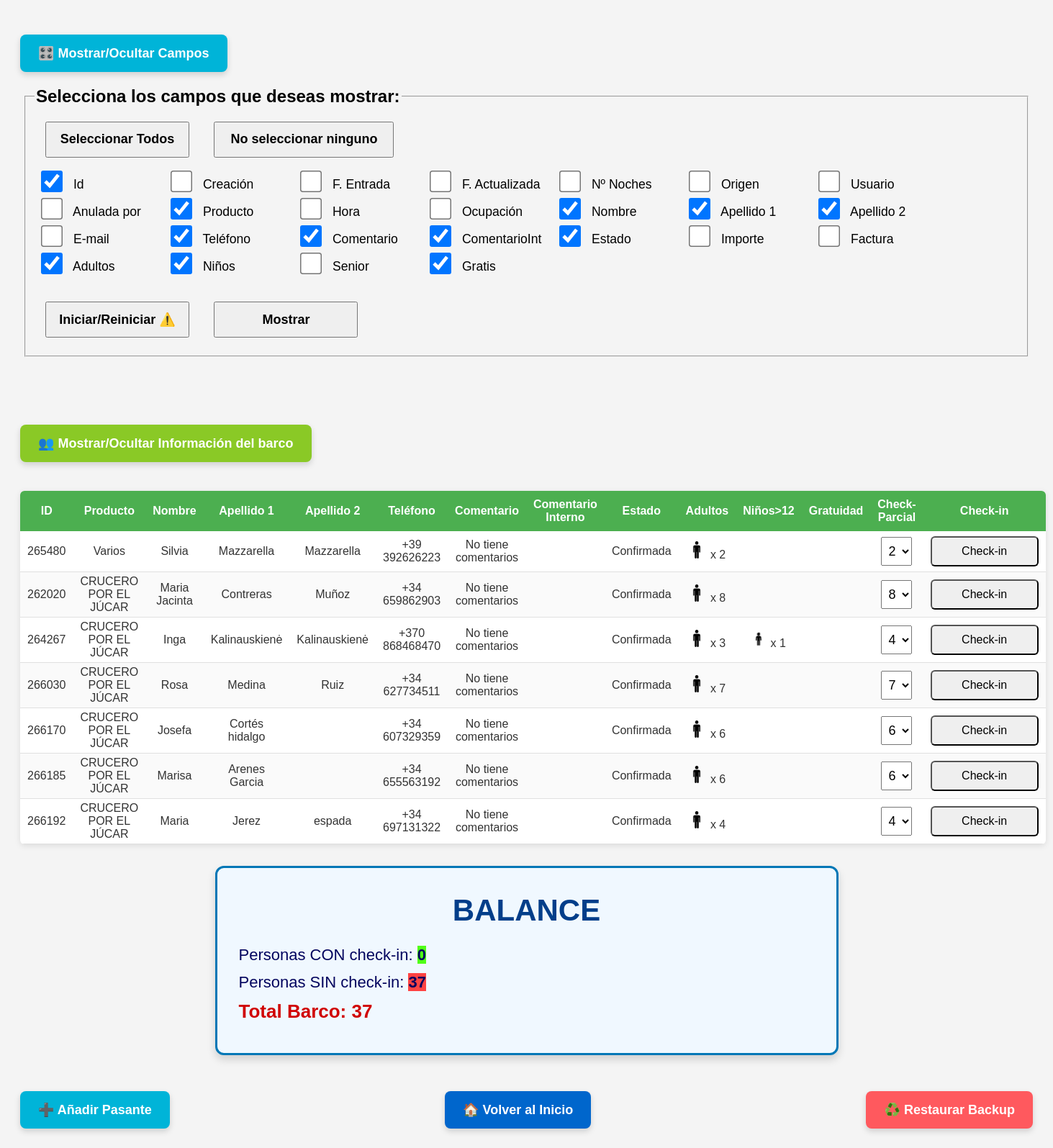
Screenshot of /embarques.php?lista=1&accion=restaurar with the database file from the repository.
### tables this page shows
CREATE TABLE `pasajeros` (
  `id` int DEFAULT NULL,
  `creacion` datetime DEFAULT NULL,
  `f_entrada` date DEFAULT NULL,
  `fsalida` date DEFAULT NULL,
  `f_actualizada` datetime DEFAULT NULL,
  `n_noches` varchar(10) DEFAULT NULL,
  `origen` varchar(50) DEFAULT NULL,
  `usuario` varchar(100) DEFAULT NULL,
  `anulada_por` varchar(100) DEFAULT NULL,
  `producto` varchar(150) DEFAULT NULL,
  `hora` varchar(20) DEFAULT NULL,
  `ocupacion` varchar(50) DEFAULT NULL,
  `nombre` varchar(100) DEFAULT NULL,
  `apellido_1` varchar(100) DEFAULT NULL,
  `apellido_2` varchar(100) DEFAULT NULL,
  `e_mail` varchar(150) DEFAULT NULL,
  `telefono` varchar(30) DEFAULT NULL,
  `comentario` text,
  `comentario_interno` text,
  `estado` varchar(50) DEFAULT NULL,
  `importe` varchar(500) DEFAULT NULL,
  `factura` varchar(50) DEFAULT NULL,
  `adultos` int DEFAULT NULL,
  `ninos` int DEFAULT NULL,
  `senior` int DEFAULT NULL,
  `gratis` int DEFAULT NULL,
  `checked` int NOT NULL DEFAULT '0',
  `subidos` int NOT NULL
);

### clases/Conexion.php (called while the page is built, shortened)
<?php
class Conexion
{
    private $conn;
    private $configFile = "conf.json";
    public function connect()
    {
        $configData = file_get_contents($this->configFile);
        $config = json_decode($configData, true);
        $this->host = $config['host'];
        $this->userName = $config['userName'];
        $this->password = $config['password'];
        $this->db = $config['db'];
        $dsn = "mysql:host={$this->host};dbname={$this->db};charset=utf8mb4";
        try {
            $this->conn = new PDO($dsn, $this->userName, $this->password);
            $this->conn->setAttribute(PDO::ATTR_ERRMODE, PDO::ERRMODE_EXCEPTION);
        } catch (PDOException $e) {
            die("Connection failed: " . $e->getMessage());
        }
    }
    public function getConn()
    {
        return $this->conn;
    }
}

### clases/Model.php (the view, shortened to what this page needs)
<?php
class Model extends Conexion
{
        public function getAllPasajeros()
        {
            $query = 'SELECT * FROM pasajeros order by producto desc, estado asc';
            $stmt = $this->getConn()->query($query);
            return $stmt->fetchAll(PDO::FETCH_ASSOC);
        }
        public function showAllPasajeros()
        {
            $result = $this->getAllPasajeros();
            $camposDisponibles = [
                'id' => 'ID',
                'creacion' => 'Creación',
                'f_entrada' => 'F. Entrada',
                'f_actualizada' => 'F. Actualizada',
                'n_noches' => 'Nº Noches',
                'origen' => 'Origen',
                'usuario' => 'Usuario',
                'anulada_por' => 'Anulada por',
                'producto' => 'Producto',
                'hora' => 'Hora',
                'ocupacion' => 'Ocupación',
                'nombre' => 'Nombre',
                'apellido_1' => 'Apellido 1',
                'apellido_2' => 'Apellido 2',
                'e_mail' => 'E-mail',
                'telefono' => 'Teléfono',
                'comentario' => 'Comentario',
                'comentario_interno' => 'Comentario Interno',
                'estado' => 'Estado',
                'importe' => 'Importe',
                'factura' => 'Factura',
                'adultos' => 'Adultos',
                'ninos' => ' Niños>12',
                'gratis' => 'Gratuidad'
            ];
            if (isset($_POST['accion']) && $_POST['accion'] == 'reiniciar') {
                $camposMostrar = [
                    'id', 'producto', 'nombre', 'apellido_1',
                    'apellido_2', 'telefono', 'comentario', 'comentario_interno', 'estado',
                    'adultos', 'ninos', 'gratis'
                ];
            }else{
            $camposMostrar = $_SESSION['campos'] ?? [
                'id', 'producto', 'nombre', 'apellido_1',
                'apellido_2', 'telefono', 'comentario', 'comentario_interno', 'estado',
                'adultos', 'ninos', 'gratis'
            ];}
            echo '<table class="greenTable">';
            echo '<thead><tr>';
                foreach ($camposMostrar as $campo) {
                    if (isset($camposDisponibles[$campo])) {
                        echo '<th>' . htmlspecialchars($camposDisponibles[$campo]) . '</th>';
                    }
                }
                echo '<th> Check-Parcial </th>';
                echo '<th> Check-in </th>';
                echo '</tr></thead>';
                echo '<tbody>';
                foreach ($result as $row) {
                    if ($row['checked'] == 0){
                        echo '<tr>';}
                    elseif($row['checked'] == 1){
                        echo '<tr style="background-color:rgb(46, 185, 0);">';
                    }elseif($row['checked'] == 2){
                        echo '<tr style="background-color:rgb(229, 255, 0);">';}
                        foreach ($camposMostrar as $campo) {
                            if (in_array($campo, ['adultos', 'ninos'])) {
                                $cantidad = (int)($row[$campo] ?? 0);
                                if ($cantidad == 0) {
                                echo "<td></td>";
                                }else{
                                $imgSrc = "IMG/{$campo}.png";
                                $htmlImg = '';
                                $htmlImg .= "<img src='$imgSrc' alt='$campo' style='height: 24px; margin-right: 2px;'>";
                                echo "<td>$htmlImg x $cantidad</td>";
                            }} elseif (in_array($campo, ['gratis'])) {
                                $cantidad = (int)($row[$campo] ?? 0);
                                if ($cantidad == 0) {
                                    echo "<td></td>";
                                    }else{
                                $imgSrc = "IMG/grat.png";
                                $htmlImg = '';
                                $htmlImg .= "<img src='$imgSrc' alt='$campo' style='height: 24px; margin-right: 2px;'>";
                                echo "<td>$htmlImg x $cantidad</td>";
                            }} elseif (in_array($campo, ['senior'])) {} else {
                                echo '<td>' . htmlspecialchars($row[$campo] ?? '') . '</td>';
                            }
                        }
                            echo '<td style="text-align: center;">';
                            echo '<form method="POST" action="#tabla">';
                            echo '<select name="cantidad" id="personasSelect">';
                            $personas = $row['adultos'] + $row['ninos'] + $row['gratis'];
                            if($row['checked'] == 0 || $row['checked'] == 1){
                                for ($i = 0; $i <= $personas - 1; $i++) {
                                    echo "<option value=\"$i\">$i</option>";
                                }
                                echo "<option selected value=\"$i\">$i</option>";
                                echo '</select>';}
                            echo '<td style="text-align: center;">';
                            echo '<input type="submit" class="bononcheck" name="checkin" value="Check-in">';
                            echo '</form>';
                            echo '</tr>';
                    }
                    echo '</tbody>';
                    echo '</table>';
        }
        public function contarPersonas()
        {
            $query = 'SELECT SUM(adultos) AS total_adultos, SUM(ninos) AS total_ninos, SUM(gratis) AS total_gratis FROM pasajeros';
            $stmt = $this->getConn()->query($query);
            return $stmt->fetch(PDO::FETCH_ASSOC);
        }
        public function contarPersonasCheckeadas()
        {
            $query = 'SELECT SUM(adultos) AS total_adultos, SUM(ninos) AS total_ninos, SUM(gratis) AS total_gratis FROM pasajeros WHERE checked = 1';
            $stmt = $this->getConn()->query($query);
            return $stmt->fetch(PDO::FETCH_ASSOC);
        }
        public function showContarPersonas()
        {
            $resultDatos = $this->getAllPasajeros();
        }
        public function showBalance()
        {
            $result = $this->contarPersonas();
            $resultCheckeados = $this->contarPersonasCheckeadas();
            $total = $result['total_adultos'] + $result['total_ninos'] + $result['total_gratis'];
            $totalCheckeados = $resultCheckeados['total_adultos'] + $resultCheckeados['total_ninos'] + $resultCheckeados['total_gratis'];
            $sinCheck = $total - $totalCheckeados;
            $totalSubidosaMedias = 0;
            $totalCheckeados = $totalCheckeados + $totalSubidosaMedias;
            echo '<div class="contarPersonas">';
            echo '<h2>BALANCE</h2>';
            echo '<p>Personas CON check-in: <span style="background-color: #50ff18; font-weight: bold;">' . $totalCheckeados . '</span></p>';
            echo '<p>Personas SIN check-in: <span style="background-color:rgb(255, 67, 67); font-weight: bold;">' . $sinCheck . '</span></p>';
            echo '<p><b>Total Barco: ' . $total . '</b></p>';
            echo '</div>';
        }
}

### embarques.php (shortened to what this page needs)
<html>
<head>
</head>
<body>
<button onclick="toggleCampos()" type="button" class="boton-anadir-pasante">🎛️ Mostrar/Ocultar Campos</button>
<div id="camposContainer" style="margin-top: 20px;">
    <form method="POST" style="margin-bottom: 20px;">
        <fieldset>
            <legend style="font-weight: bold; font-size:x-large">Selecciona los campos que deseas mostrar:</legend>
            <button type="button" onclick="seleccionarTodos()" class=botonform><b>Seleccionar Todos</b></button>
            <button type="button" onclick="deseleccionarTodos()" class="botonform" style="width:250px;"><b>No seleccionar ninguno</b></button>
            <div class="checkbox-group">
                <?php
                $campos = [
                    'Id' => 'id',
                    'Creación' => 'creacion',
                    'F. Entrada' => 'f_entrada',
                    'F. Actualizada' => 'f_actualizada',
                    'Nº Noches' => 'n_noches',
                    'Origen' => 'origen',
                    'Usuario' => 'usuario',
                    'Anulada por' => 'anulada_por',
                    'Producto' => 'producto',
                    'Hora' => 'hora',
                    'Ocupación' => 'ocupacion',
                    'Nombre' => 'nombre',
                    'Apellido 1' => 'apellido_1',
                    'Apellido 2' => 'apellido_2',
                    'E-mail' => 'e_mail',
                    'Teléfono' => 'telefono',
                    'Comentario' => 'comentario',
                    'ComentarioInt' => 'comentario_interno',
                    'Estado' => 'estado',
                    'Importe' => 'importe',
                    'Factura' => 'factura',
                    'Adultos' => 'adultos',
                    'Niños' => 'ninos',
                    'Senior' => 'senior',
                    'Gratis' => 'gratis'
                ];
                $porDefecto = [
                    'id', 'producto', 'nombre', 'apellido_1',
                    'apellido_2', 'telefono', 'comentario', 'comentario_interno',
                    'estado', 'adultos', 'ninos', 'gratis'
                ];
                if (!isset($_POST['accion'])) {
                    if (isset($_SESSION['campos'])) {
                        $camposSeleccionados = $_SESSION['campos'];
                    } else {
                        $camposSeleccionados = $porDefecto;
                    }
                }
                foreach ($campos as $etiqueta => $campoBD) {
                    $checked = in_array($campoBD, $camposSeleccionados) ? 'checked' : '';
                    echo "<label style='display: inline-block; min-width: 160px; font-size: 1.1em; margin: 5px, 5px;'>
                            <input type='checkbox' name='campos[]' value='$campoBD' $checked> $etiqueta
                        </label>";
                }
                ?>
            </div>
            <br>
            <button type="submit" name="accion" value="reiniciar" class="botonform"><b>Iniciar/Reiniciar ⚠️</b></button>
            <button type="submit" name="accion" value="nuevosCampos" class="botonform"><b>Mostrar</b></button>
        </fieldset>
    </form>
</div>
<div class="container-fluid">
    <?php
    $Manager = new Model();
    echo "<br><br><br>";
    if ($_SERVER['REQUEST_METHOD'] === 'GET' && isset($_GET['accion']) && $_GET['accion'] === 'restaurar') {
        try {
            $Manager->restoreBackup();
            echo '<button onclick="toggleContarPersonas()" type="button" class="boton-anadir-pasante" style="background-color:#8ac926;">👥 Mostrar/Ocultar Información del barco</button>';
            $Manager->showContarPersonas();
            $Manager->showAllPasajeros();
            $Manager->showBalance();
        } catch (Exception $e) {
            echo "<script>alert('Error al restaurar el backup: " . $e->getMessage() . "');</script>";
        }
    }
    $lista = isset($_GET['lista']) ? intval($_GET['lista']) : 1;
    ?>
    <div style="display: flex; justify-content: space-between; align-items: center; margin-bottom: 20px;">
        <a href="nuevo_pasante.php">
            <button class="boton-anadir-pasante">➕ Añadir Pasante</button>
        </a>
        <a href="index.php">
            <button class="boton-anadir-pasante" style="background-color: #0066cc ;">🏠 Volver al Inicio</button>
        </a>
        <a href="?lista=<?= $lista ?>&accion=restaurar" onclick="return confirm('¿Estás seguro de que quieres restaurar el backup de esta lista?')">
            <button class="boton-anadir-pasante" style="background-color: #ff595e;">♻️ Restaurar Backup</button>
        </a>
    </div>
</div>
</body>
</html>

### embarques.php (style rules this page uses)
.boton-anadir-pasante { background-color: #00b4d8; border: none; color: white; padding: 15px 25px; font-size: 18px; border-radius: 8px; cursor: pointer; box-shadow: 0px 4px 8px rgba(0,0,0,0.15); transition: all 0.3s ease; font-weight: bold; margin-top: 20px; }
#personasSelect { font-size: 18px; height: 40px; padding: 5px; }
#personasSelect option { font-size: 18px; padding: 10px; }
.bononcheck { width: 150px; padding: 10px; font-size: 16px; border-radius: 6px; cursor: pointer; }
.contarPersonas { font-size: 30px; background-color: #f0f8ff; border: 3px solid #0077b6; border-radius: 12px; padding: 30px; padding-top: 0px; max-width: 800px; margin: 30px auto; font-family: Arial, sans-serif; box-shadow: 0 6px 12px rgba(0, 0, 0, 0.15); }
.contarPersonas h2 { color: #023e8a; text-align: center; font-size: 42px; margin-bottom: 25px; }
.contarPersonas p { font-size: 22px; margin: 12px 0; color: #03045e; }
.contarPersonas p b { font-size: 26px; color: #d00000; }
.checkbox-group input[type="checkbox"] { width: 20px; height: 20px; transform: scale(1.5); margin-right: 15px; cursor: pointer; }
.checkbox-group label { display: inline-flex; align-items: center; margin: 5px 10px; font-size: 16px; }
body { font-family: Arial, sans-serif; background: #f4f4f4; padding: 20px; }
table.greenTable { border-collapse: collapse; width: 100%; background-color: #ffffff; box-shadow: 0 2px 8px rgba(0,0,0,0.1); border-radius: 6px; overflow: hidden; margin-top: 40px; }
table.greenTable th { padding: 10px 10px; }
table.greenTable td { padding: 4px 10px; border-bottom: 1px solid #e0e0e0; text-align: center; }
table.greenTable thead { background-color: #4CAF50; color: white; }
table.greenTable tbody tr:nth-child(even) { background-color: #fafafa; }
table.greenTable td { color: #333; }
.botonform { margin: 15px; width: 200px; height: 50px; font-size: large; }
form { margin: 4px; }
select { cursor: pointer; }

### rows the page displays
pasajeros: id "265480", producto "Varios", nombre "Silvia", apellido_1 "Mazzarella", apellido_2 "Mazzarella", telefono "+39 392626223", comentario "No tiene comentarios", estado "Confirmada", adultos "2", ninos 0 (drawn), gratis 0 (drawn), cantidad "2"
pasajeros: id "262020", producto "CRUCERO POR EL JÚCAR", nombre "Maria Jacinta", apellido_1 "Contreras", apellido_2 "Muñoz", telefono "+34 659862903", comentario "No tiene comentarios", estado "Confirmada", adultos "8", ninos 0 (drawn), gratis 0 (drawn), cantidad "8"
pasajeros: id "264267", producto "CRUCERO POR EL JÚCAR", nombre "Inga", apellido_1 "Kalinauskienė", apellido_2 "Kalinauskienė", telefono "+370 868468470", comentario "No tiene comentarios", estado "Confirmada", adultos "3", ninos "1", gratis 0 (drawn), cantidad "4"
pasajeros: id "266030", producto "CRUCERO POR EL JÚCAR", nombre "Rosa", apellido_1 "Medina", apellido_2 "Ruiz", telefono "+34 627734511", comentario "No tiene comentarios", estado "Confirmada", adultos "7", ninos 0 (drawn), gratis 0 (drawn), cantidad "7"
pasajeros: id "266170", producto "CRUCERO POR EL JÚCAR", nombre "Josefa", apellido_1 "Cortés hidalgo", telefono "+34 607329359", comentario "No tiene comentarios", estado "Confirmada", adultos "6", ninos 0 (drawn), gratis 0 (drawn), cantidad "6"
pasajeros: id "266185", producto "CRUCERO POR EL JÚCAR", nombre "Marisa", apellido_1 "Arenes Garcia", telefono "+34 655563192", comentario "No tiene comentarios", estado "Confirmada", adultos "6", ninos 0 (drawn), gratis 0 (drawn), cantidad "6"
pasajeros: id "266192", producto "CRUCERO POR EL JÚCAR", nombre "Maria", apellido_1 "Jerez", apellido_2 "espada", telefono "+34 697131322", comentario "No tiene comentarios", estado "Confirmada", adultos "4", ninos 0 (drawn), gratis 0 (drawn), cantidad "4"

### other values shown
$etiqueta "Id"
$etiqueta "Creación"
$etiqueta "F. Entrada"
$etiqueta "F. Actualizada"
$etiqueta "Nº Noches"
$etiqueta "Origen"
$etiqueta "Usuario"
$etiqueta "Anulada por"
$etiqueta "Producto"
$etiqueta "Hora"
$etiqueta "Ocupación"
$etiqueta "Nombre"
$etiqueta "Apellido 1"
$etiqueta "Apellido 2"
$etiqueta "E-mail"
